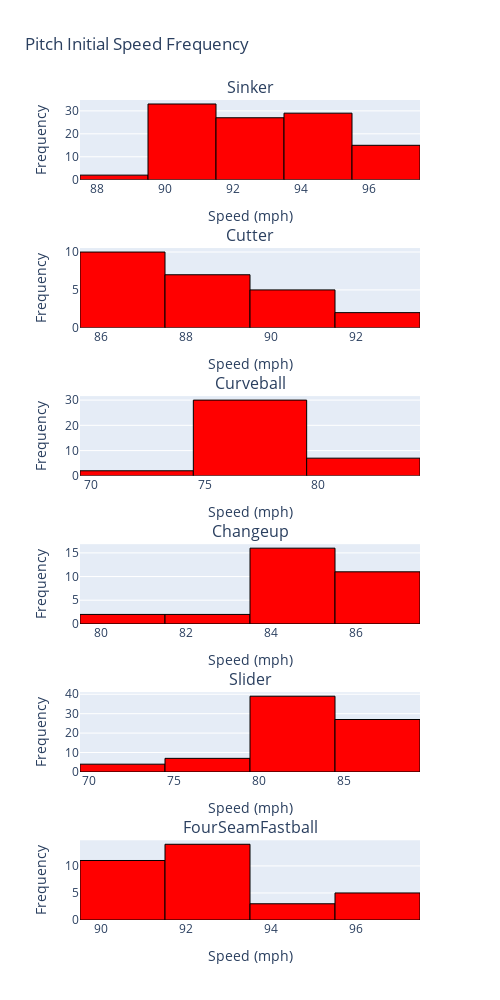

Notebook source saved alongside this figure:
### Code cell
# Calculate the minimum and maximum speed
min_speed = min(min(speed) for speed in pitch_speed)
max_speed = max(max(speed) for speed in pitch_speed)

# Create subplots
fig = make_subplots(rows=len(pitch_type_types), cols=1, subplot_titles=pitch_type_types)

# Add histograms to subplots
for i in range(len(pitch_type_types)):
    hist = go.Histogram(
        x=pitch_speed[i],
        nbinsx=6,
        marker_color='red',
        marker_line_color='black',
        marker_line_width=1
    )

    fig.add_trace(hist, row=i+1, col=1)

    # Update x and y axis labels for each subplot
    fig.update_xaxes(title_text="Speed (mph)", row=i+1, col=1)
    fig.update_yaxes(title_text="Frequency", row=i+1, col=1)

# Update layout
fig.update_layout(
    height=1000,  # Adjust height as needed
    width=500,   # Adjust width as needed
    title_text='Pitch Initial Speed Frequency',
    showlegend=False
)
fig.show()

### Figure 1 — Plotly figure (JSON) as saved in the notebook; plotly's stock layout.template omitted (floating-point values rounded to 4 significant figures)
{"data": [{"marker": {"color": "red", "line": {"color": "black", "width": 1}}, "nbinsx": 6, "type": "histogram", "x": [94, 93, 95, 90, 93, 93, 92, 97, 90, 97, 90, 96, 95, 93, 95, 95, 91, 90, 94, 96, 91, 94, 96, 92, 95, 95, 92, 89, 95, 91, 91, 95, 95, 91, 91, 90, 96, 94, 97, 91, 92, 96, 95, 91, 90, 96, 89, 93, 91, 95, 95, 94, 90, 91, 92, 90, 93, 95, 93, 93, 91, 95, 95, 97, 96, 93, 95, 95, 96, 91, 92, 92, 95, 92, 96, 90, 92, 92, 92, 94, 95, 92, 95, 90, 94, 92, 92, 95, 91, 91, 91, 92, 96, 91, 91, 92, 92, 90, 91, 97, 95, 90, 90, 90, 91, 92], "xaxis": "x", "yaxis": "y"}, {"marker": {"color": "red", "line": {"color": "black", "width": 1}}, "nbinsx": 6, "type": "histogram", "x": [88, 92, 87, 90, 88, 87, 87, 90, 87, 90, 90, 86, 87, 87, 90, 87, 93, 88, 89, 86, 89, 86, 88, 88], "xaxis": "x2", "yaxis": "y2"}, {"marker": {"color": "red", "line": {"color": "black", "width": 1}}, "nbinsx": 6, "type": "histogram", "x": [79, 78, 79, 79, 79, 77, 79, 78, 78, 78, 77, 78, 77, 71, 78, 79, 78, 78, 79, 79, 77, 77, 82, 78, 78, 77, 81, 78, 80, 81, 78, 83, 80, 78, 78, 78, 72, 77, 81], "xaxis": "x3", "yaxis": "y3"}, {"marker": {"color": "red", "line": {"color": "black", "width": 1}}, "nbinsx": 6, "type": "histogram", "x": [86, 86, 84, 84, 86, 83, 83, 85, 84, 85, 86, 85, 86, 81, 85, 85, 84, 86, 85, 85, 87, 86, 85, 85, 85, 86, 84, 86, 81, 86, 84], "xaxis": "x4", "yaxis": "y4"}, {"marker": {"color": "red", "line": {"color": "black", "width": 1}}, "nbinsx": 6, "type": "histogram", "x": [84, 80, 80, 81, 83, 85, 80, 81, 86, 79, 78, 83, 83, 71, 85, 82, 83, 86, 86, 82, 83, 85, 80, 85, 86, 71, 80, 86, 87, 79, 84, 86, 80, 84, 84, 85, 83, 86, 85, 84, 76, 80, 80, 84, 85, 73, 87, 85, 70, 83, 87, 86, 79, 84, 86, 83, 84, 82, 86, 81, 80, 84, 84, 86, 81, 79, 84, 76, 86, 82, 84, 86, 86, 86, 83, 85, 81], "xaxis": "x5", "yaxis": "y5"}, {"marker": {"color": "red", "line": {"color": "black", "width": 1}}, "nbinsx": 6, "type": "histogram", "x": [93, 93, 92, 90, 93, 95, 90, 96, 93, 93, 93, 91, 93, 97, 92, 90, 97, 92, 92, 96, 91, 93, 91, 90, 91, 93, 94, 92, 96, 91, 90, 94, 91], "xaxis": "x6", "yaxis": "y6"}], "layout": {"annotations": [{"font": {"size": 16}, "showarrow": false, "text": "Sinker", "x": 0.5, "xanchor": "center", "xref": "paper", "y": 1.0, "yanchor": "bottom", "yref": "paper"}, {"font": {"size": 16}, "showarrow": false, "text": "Cutter", "x": 0.5, "xanchor": "center", "xref": "paper", "y": 0.8194, "yanchor": "bottom", "yref": "paper"}, {"font": {"size": 16}, "showarrow": false, "text": "Curveball", "x": 0.5, "xanchor": "center", "xref": "paper", "y": 0.6389, "yanchor": "bottom", "yref": "paper"}, {"font": {"size": 16}, "showarrow": false, "text": "Changeup", "x": 0.5, "xanchor": "center", "xref": "paper", "y": 0.4583, "yanchor": "bottom", "yref": "paper"}, {"font": {"size": 16}, "showarrow": false, "text": "Slider", "x": 0.5, "xanchor": "center", "xref": "paper", "y": 0.2778, "yanchor": "bottom", "yref": "paper"}, {"font": {"size": 16}, "showarrow": false, "text": "FourSeamFastball", "x": 0.5, "xanchor": "center", "xref": "paper", "y": 0.09722, "yanchor": "bottom", "yref": "paper"}], "height": 1000, "showlegend": false, "title": {"text": "Pitch Initial Speed Frequency"}, "width": 500, "xaxis": {"anchor": "y", "domain": [0, 1], "title": {"text": "Speed (mph)"}}, "xaxis2": {"anchor": "y2", "domain": [0, 1], "title": {"text": "Speed (mph)"}}, "xaxis3": {"anchor": "y3", "domain": [0, 1], "title": {"text": "Speed (mph)"}}, "xaxis4": {"anchor": "y4", "domain": [0, 1], "title": {"text": "Speed (mph)"}}, "xaxis5": {"anchor": "y5", "domain": [0, 1], "title": {"text": "Speed (mph)"}}, "xaxis6": {"anchor": "y6", "domain": [0, 1], "title": {"text": "Speed (mph)"}}, "yaxis": {"anchor": "x", "domain": [0.9028, 1.0], "title": {"text": "Frequency"}}, "yaxis2": {"anchor": "x2", "domain": [0.7222, 0.8194], "title": {"text": "Frequency"}}, "yaxis3": {"anchor": "x3", "domain": [0.5417, 0.6389], "title": {"text": "Frequency"}}, "yaxis4": {"anchor": "x4", "domain": [0.3611, 0.4583], "title": {"text": "Frequency"}}, "yaxis5": {"anchor": "x5", "domain": [0.1806, 0.2778], "title": {"text": "Frequency"}}, "yaxis6": {"anchor": "x6", "domain": [0, 0.09722], "title": {"text": "Frequency"}}}}
